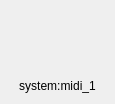
<?xml version="1.0" encoding="UTF-8"?>
<ui version="4.0">
 <class>Dialog</class>
 <widget class="QDialog" name="Dialog">
  <property name="geometry">
   <rect>
    <x>0</x>
    <y>0</y>
    <width>115</width>
    <height>104</height>
   </rect>
  </property>
  <property name="windowTitle">
   <string>MIDI Monitor</string>
  </property>
  <layout class="QVBoxLayout" name="verticalLayout" stretch="1,1,1,0">
   <item>
    <widget class="QLabel" name="l_note_name">
     <property name="text">
      <string/>
     </property>
     <property name="textFormat">
      <enum>Qt::PlainText</enum>
     </property>
     <property name="alignment">
      <set>Qt::AlignCenter</set>
     </property>
    </widget>
   </item>
   <item>
    <widget class="QLabel" name="l_note_number">
     <property name="text">
      <string/>
     </property>
     <property name="textFormat">
      <enum>Qt::PlainText</enum>
     </property>
     <property name="alignment">
      <set>Qt::AlignCenter</set>
     </property>
    </widget>
   </item>
   <item>
    <widget class="QLabel" name="l_velocity">
     <property name="text">
      <string/>
     </property>
     <property name="textFormat">
      <enum>Qt::PlainText</enum>
     </property>
     <property name="alignment">
      <set>Qt::AlignCenter</set>
     </property>
    </widget>
   </item>
   <item>
    <widget class="QLabel" name="l_client">
     <property name="text">
      <string>system:midi_1</string>
     </property>
     <property name="textFormat">
      <enum>Qt::PlainText</enum>
     </property>
     <property name="alignment">
      <set>Qt::AlignCenter</set>
     </property>
    </widget>
   </item>
  </layout>
 </widget>
 <resources/>
 <connections/>
</ui>
